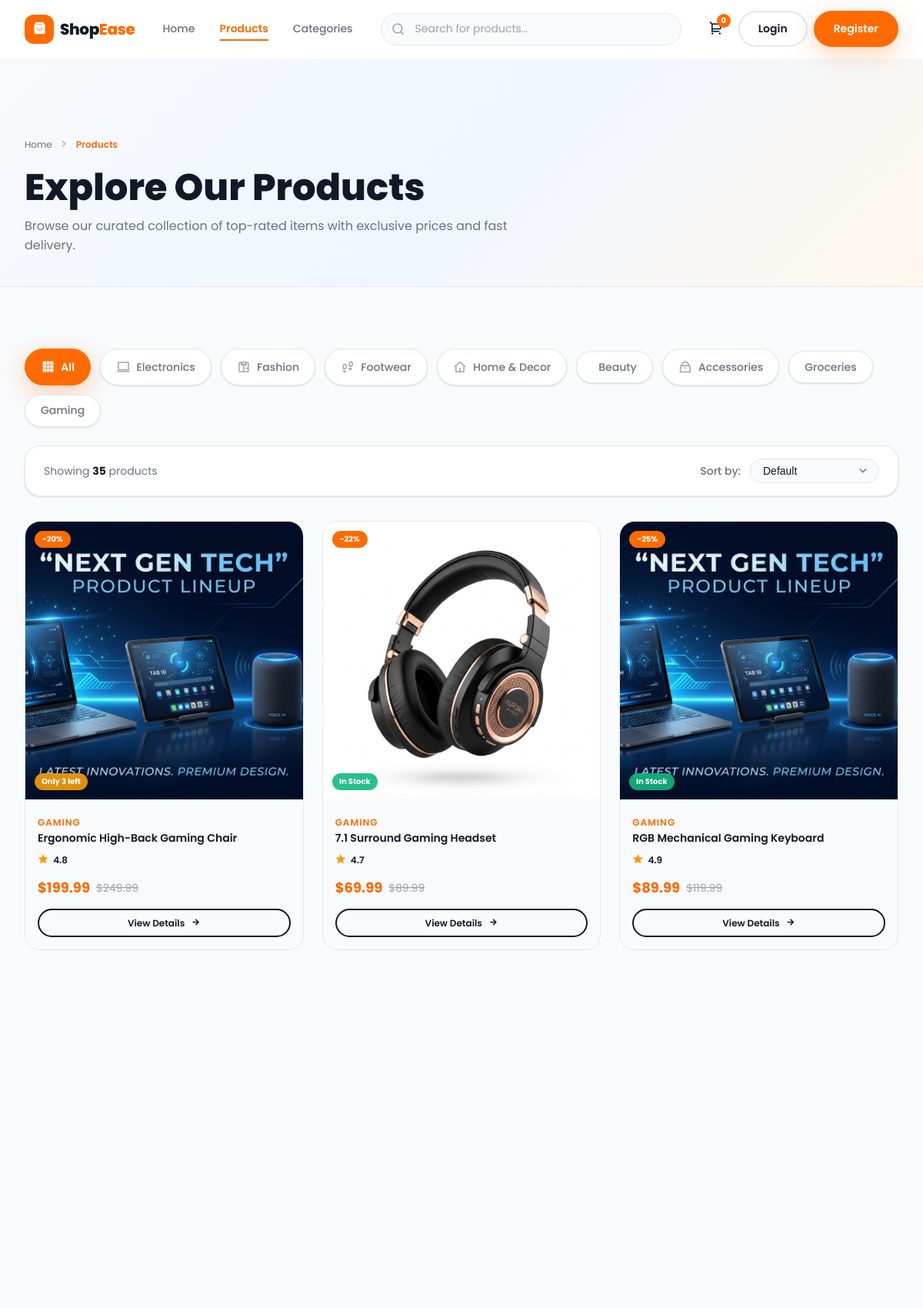
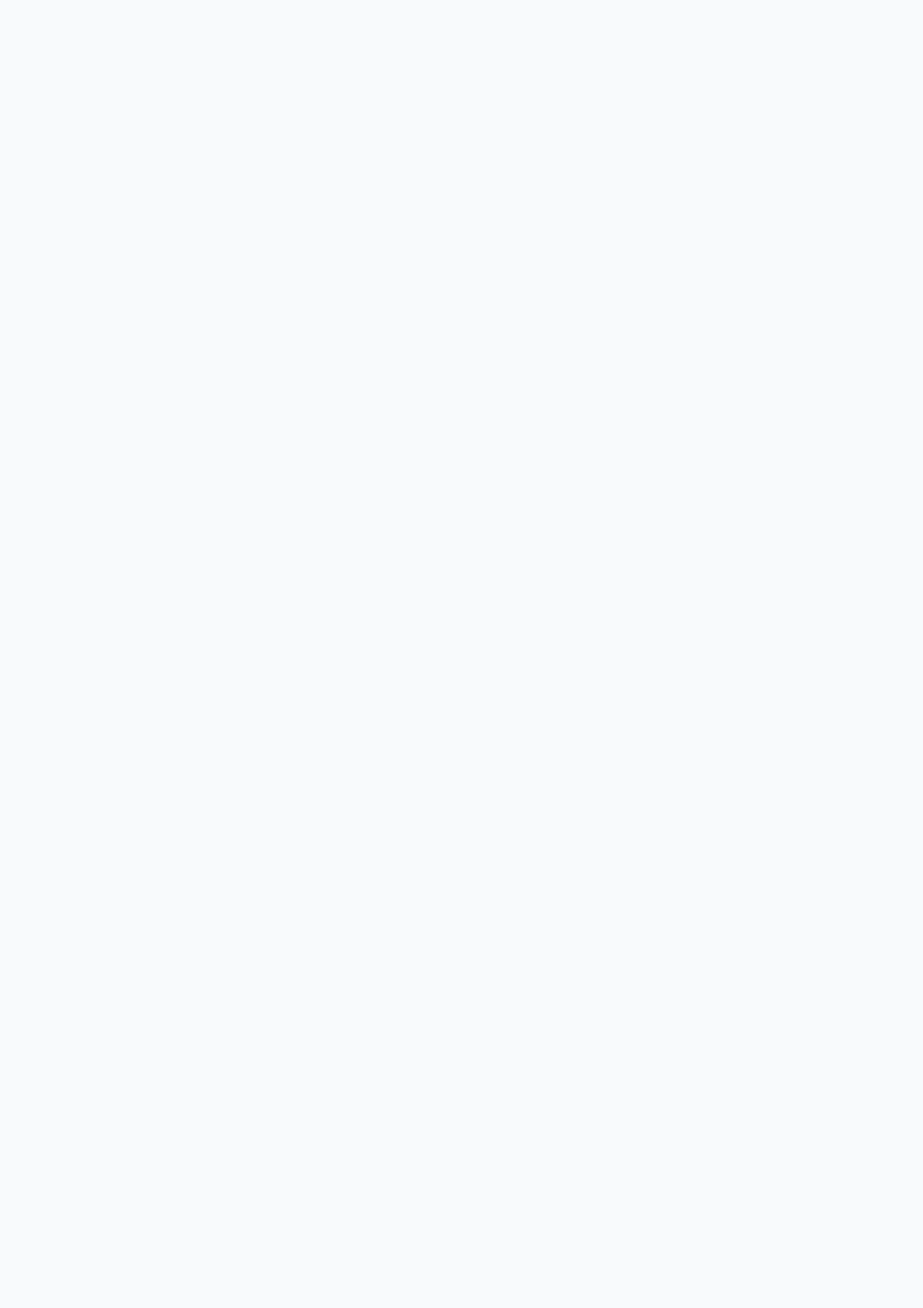
Screenshot of /products/ (upper part) with the database file from the repository (2 pictures, top to bottom).
### store/models.py (models this page shows, shortened)
class Product(models.Model):
    name = models.CharField(max_length=200)
    description = models.TextField()
    price = models.DecimalField(max_digits=10, decimal_places=2)
    original_price = models.DecimalField(max_digits=10, decimal_places=2, null=True, blank=True)
    category = models.CharField(max_length=100, choices=CATEGORY_CHOICES)
    image = models.ImageField(upload_to='products/', null=True, blank=True)
    image_url = models.CharField(max_length=500, null=True, blank=True, help_text="Path to static image or fallback URL")
    stock = models.IntegerField(default=10)
    rating = models.DecimalField(max_digits=3, decimal_places=1, default=4.5)
    discount = models.IntegerField(default=0, help_text="Discount percentage (0-100)")
    created_at = models.DateTimeField(auto_now_add=True)
    class Meta:
        ordering = ['-created_at']
    @property
    def get_image_url(self):
        if self.image:
            return self.image.url
        if self.image_url:
            if self.image_url.startswith('http://') or self.image_url.startswith('https://') or self.image_url.startswith('/'):
                return self.image_url
            return static(self.image_url)
        return static('images/product_headphones.jpg')
    @property
    def stock_status(self):
        if self.stock <= 0:
            return 'Out of Stock'
        elif self.stock <= 5:
            return f'Only {self.stock} left'
        return 'In Stock'

### store/views.py (the view)
# urls.py: path('products/', views.product_list, name='products'),
def product_list(request):
    q = request.GET.get('q', '').strip()
    category = request.GET.get('category', '').strip()
    sort = request.GET.get('sort', 'default').strip()
    products = Product.objects.all()
    if q:
        products = products.filter(Q(name__icontains=q) | Q(description__icontains=q))
    if category and category.lower() != 'all':
        products = products.filter(category__iexact=category)
    if sort == 'price_asc':
        products = products.order_by('price')
    elif sort == 'price_desc':
        products = products.order_by('-price')
    elif sort == 'rating':
        products = products.order_by('-rating')
    elif sort == 'newest':
        products = products.order_by('-created_at')
    else:
        products = products.order_by('-created_at')
    categories = ['All'] + [choice[0] for choice in CATEGORY_CHOICES]
    context = {
        'page_title': 'Shop Products – ShopEase',
        'products': products,
        'categories': categories,
        'current_category': category if category else 'All',
        'search_query': q,
        'current_sort': sort,
        'total_count': products.count(),
    }
    return render(request, 'store/products.html', context)

### store/cart.py (called while the page is built, shortened)
def get_cart(request):
    cart = request.session.get(CART_SESSION_ID)
    if not cart:
        cart = request.session[CART_SESSION_ID] = {}
    return cart

def get_cart_details(request):
    cart = get_cart(request)
    items = []
    subtotal = Decimal('0.00')
    total_count = 0
    shipping_fee = Decimal('0.00') if (subtotal >= Decimal('49.00') or subtotal == Decimal('0.00')) else Decimal('4.99')
    grand_total = subtotal + shipping_fee
    return {
        'items': items,
        'subtotal': subtotal,
        'shipping_fee': shipping_fee,
        'grand_total': grand_total,
        'total_count': total_count,
        'free_shipping_eligible': subtotal >= Decimal('49.00'),
        'away_from_free_shipping': max(Decimal('0.00'), Decimal('49.00') - subtotal),
    }

### store/context_processors.py (called while the page is built)
def cart_context(request):
    try:
        cart_info = get_cart_details(request)
        return {
            'cart_count': cart_info['total_count'],
            'cart_grand_total': cart_info['grand_total'],
        }
    except Exception:
        return {
            'cart_count': 0,
            'cart_grand_total': 0,
        }

### templates/store/products.html (shortened to what this page needs)
{% extends 'base.html' %}
{% load static %}
{% block content %}
<section class="products-header">
    <div class="container">
        <nav class="breadcrumbs" aria-label="Breadcrumb">
            <a href="{% url 'home' %}" class="breadcrumb-item">Home</a>
            <span class="breadcrumb-separator"><i class="ri-arrow-right-s-line"></i></span>
            <a href="{% url 'products' %}" class="breadcrumb-item {% if not current_category or current_category == 'All' %}active{% endif %}">Products</a>
        </nav>
        <div class="products-header__content">
            <h1 class="products-header__title">
                {% if search_query %}
                    Search Results for <span class="highlight">"{{ search_query }}"</span>
                {% elif current_category and current_category != 'All' %}
                    {{ current_category }}
                {% else %}
                    Explore Our Products
                {% endif %}
            </h1>
            <p class="products-header__subtitle">
                Browse our curated collection of top-rated items with exclusive prices and fast delivery.
            </p>
        </div>
    </div>
</section>
<section class="products-catalog section">
    <div class="container">
        <div class="products-controls">
            <div class="category-pills" role="tablist" aria-label="Category Filters">
                {% for cat in categories %}
                    <a href="?category={{ cat|urlencode }}{% if search_query %}&q={{ search_query|urlencode }}{% endif %}{% if current_sort %}&sort={{ current_sort }}{% endif %}"
                       class="category-pill {% if current_category == cat or current_category|lower == cat|lower %}active{% endif %}"
                       role="tab"
                       aria-selected="{% if current_category == cat or current_category|lower == cat|lower %}true{% else %}false{% endif %}">
                        {% if cat == 'All' %}<i class="ri-grid-fill"></i>{% endif %}
                        {% if cat == 'Electronics' %}<i class="ri-macbook-line"></i>{% endif %}
                        {% if cat == 'Fashion' %}<i class="ri-shirt-line"></i>{% endif %}
                        {% if cat == 'Footwear' %}<i class="ri-footprint-line"></i>{% endif %}
                        {% if cat == 'Home & Decor' %}<i class="ri-home-4-line"></i>{% endif %}
                        {% if cat == 'Accessories' %}<i class="ri-handbag-line"></i>{% endif %}
                        <span>{{ cat }}</span>
                    </a>
                {% endfor %}
            </div>
            <div class="products-toolbar">
                <div class="products-count">
                    <span>Showing <strong>{{ total_count }}</strong> product{{ total_count|pluralize }}</span>
                </div>
                <form method="GET" action="{% url 'products' %}" class="products-sort-form" id="sort-form">
                    <label for="sort-select" class="sort-label">Sort by:</label>
                    <div class="select-wrapper">
                        <select name="sort" id="sort-select" class="sort-select" onchange="document.getElementById('sort-form').submit();">
                            <option value="default" {% if current_sort == 'default' %}selected{% endif %}>Default</option>
                        </select>
                    </div>
                </form>
            </div>
        </div>
        {% if products %}
            <div class="products-grid" id="products-grid">
                {% for product in products %}
                    <article class="product-card reveal-scale" style="--delay: {{ forloop.counter0|add:1 }}00ms" aria-label="{{ product.name }}">
                        <div class="product-card__img-wrap">
                            <a href="{% url 'product_detail' product.id %}">
                                <img src="{{ product.get_image_url }}" alt="{{ product.name }}" class="product-card__img" loading="lazy">
                            </a>
                            {% if product.discount > 0 %}
                                <span class="product-card__badge">-{{ product.discount }}%</span>
                            {% endif %}
                            <span class="stock-badge stock-badge--{% if product.stock <= 0 %}out{% elif product.stock <= 5 %}low{% else %}in{% endif %}">
                                {{ product.stock_status }}
                            </span>
                        </div>
                        <div class="product-card__info">
                            <span class="product-card__category">{{ product.category }}</span>
                            <h3 class="product-card__name">
                                <a href="{% url 'product_detail' product.id %}">{{ product.name }}</a>
                            </h3>
                            <div class="product-card__rating" aria-label="{{ product.rating }} stars">
                                <i class="ri-star-fill"></i>
                                <span class="rating-value">{{ product.rating }}</span>
                            </div>
                            <div class="product-card__price">
                                <span class="price-current">${{ product.price }}</span>
                                {% if product.original_price %}
                                    <span class="price-old">${{ product.original_price }}</span>
                                {% endif %}
                            </div>
                            <div class="product-card__actions">
                                <a href="{% url 'product_detail' product.id %}" class="btn btn--outline btn--sm btn--full product-card__details-btn">
                                    View Details <i class="ri-arrow-right-line"></i>
                                </a>
                            </div>
                        </div>
                    </article>
                {% endfor %}
            </div>
        {% endif %}
    </div>
</section>
{% endblock %}

### rows the page displays
Product: get_image_url (picture), discount "20", stock_status "Only 3 left", category "GAMING", name "Ergonomic High-Back Gaming Chair", rating "4.8", price "199.99", original_price "249.99"
Product: get_image_url (picture), discount "22", stock_status "In Stock", category "GAMING", name "7.1 Surround Gaming Headset", rating "4.7", price "69.99", original_price "89.99"
Product: get_image_url (picture), discount "25", stock_status "In Stock", category "GAMING", name "RGB Mechanical Gaming Keyboard", rating "4.9", price "89.99", original_price "119.99"

### other values shown
{{ cart_count|default:0 }} "0"
{{ cat }} "All" "Electronics" "Fashion" "Footwear" "Home & Decor" "Beauty" "Accessories" "Groceries" "Gaming"
{{ total_count }} "35"
